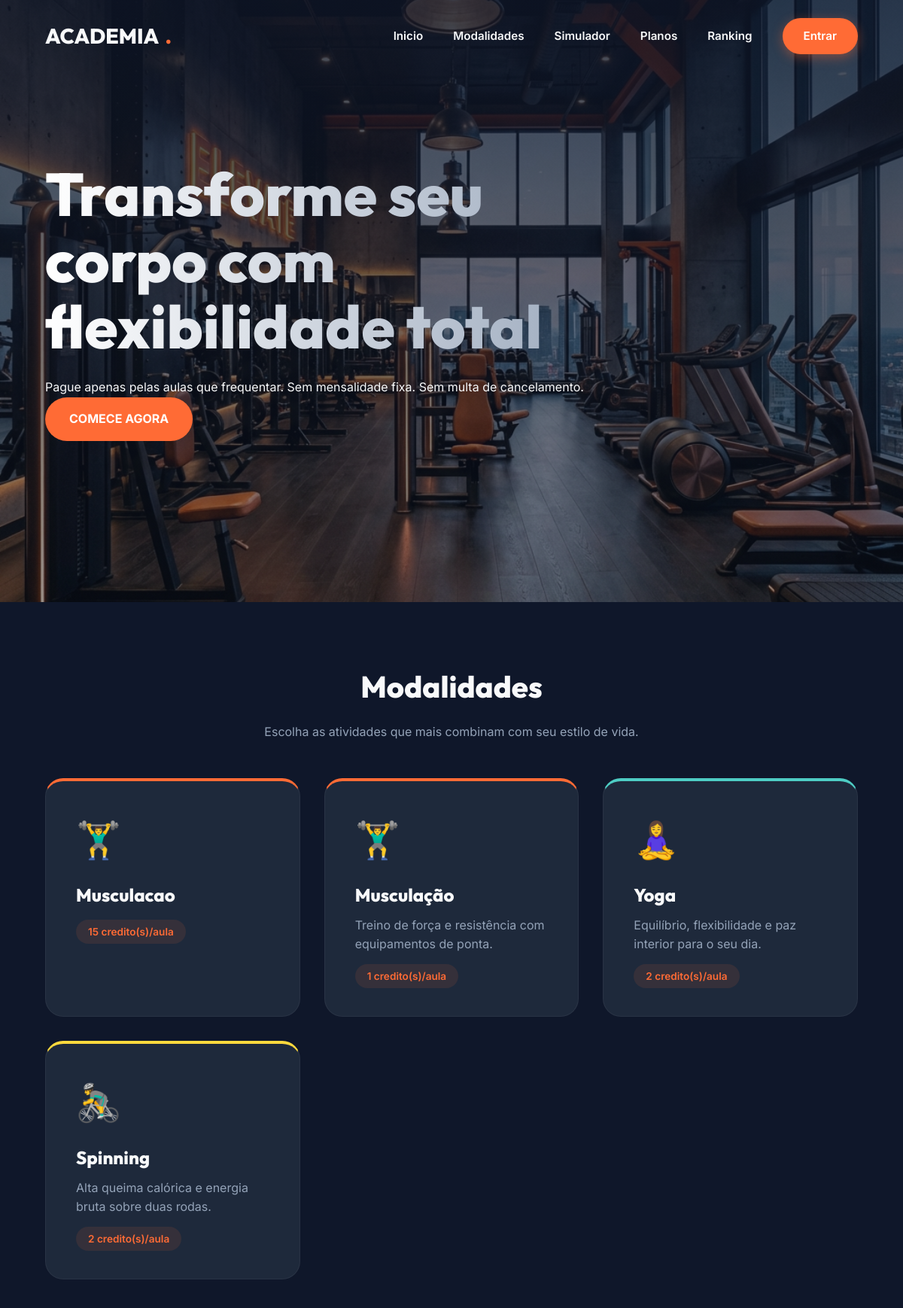
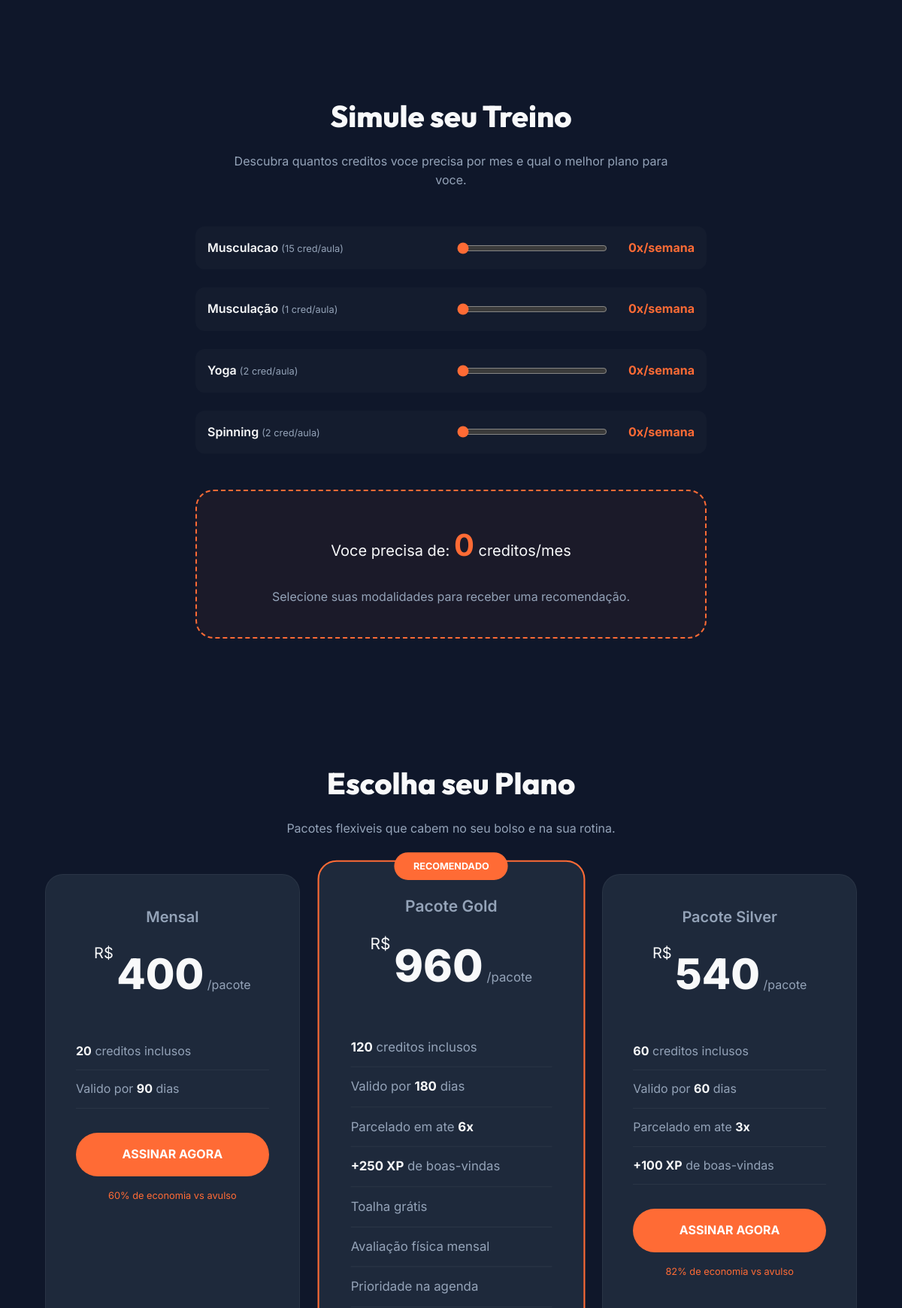
The page / (upper part) on the database its author committed (2 pictures, top to bottom).
### app/models/modality.py (models this page shows, shortened)
class Modality(db.Model):
    __tablename__ = 'modalities'
    id = db.Column(db.Integer, primary_key=True)
    name = db.Column(db.String(100), nullable=False)
    description = db.Column(db.Text)
    color = db.Column(db.String(7), default='#FF6B35')
    icon = db.Column(db.String(50))  # Emoji ou FontAwesome
    is_active = db.Column(db.Boolean, default=True)
    credits_cost = db.Column(db.Integer, default=1, nullable=False)
    created_at = db.Column(db.DateTime, default=datetime.utcnow)
    updated_at = db.Column(db.DateTime, default=datetime.utcnow, onupdate=datetime.utcnow)
    schedules = db.relationship('ClassSchedule', backref='modality', lazy=True)

### app/models/package.py (models this page shows, shortened)
class Package(db.Model):
    __tablename__ = 'packages'
    id = db.Column(db.Integer, primary_key=True)
    name = db.Column(db.String(100), nullable=False)
    description = db.Column(db.Text)
    credits = db.Column(db.Integer, nullable=False)
    price = db.Column(db.Numeric(10, 2), nullable=False)
    installments = db.Column(db.Integer, default=1)  # Quantas parcelas
    installment_price = db.Column(db.Numeric(10, 2))  # Preco por parcela
    validity_days = db.Column(db.Integer, nullable=False)  # Ex: 90 dias
    photo_url = db.Column(db.String(255))
    color = db.Column(db.String(7), default='#FF6B35')
    is_featured = db.Column(db.Boolean, default=False)  # Destaque
    display_order = db.Column(db.Integer, default=0)
    extra_benefits = db.Column(db.JSON)  # Ex: ["Toalha gratis", "Garrafinha"]
    is_recurring = db.Column(db.Boolean, default=False)  # Se é pacote recorrente
    recurring_interval_days = db.Column(db.Integer, default=30)  # Intervalo entre cobranças
    welcome_xp_bonus = db.Column(db.Integer, default=0)  # Bônus XP na primeira compra
    is_active = db.Column(db.Boolean, default=True)
    created_at = db.Column(db.DateTime, default=datetime.utcnow)
    updated_at = db.Column(db.DateTime, default=datetime.utcnow, onupdate=datetime.utcnow)
    subscriptions = db.relationship('Subscription', backref='package', lazy=True)
    @property
    def price_per_credit(self):
        return float(self.price) / self.credits
    @property
    def discount_percent(self):
        base_price = 50.0
        discount = ((base_price - self.price_per_credit) / base_price) * 100
        return max(0, round(discount))

### app/routes/marketing.py (the view)
@marketing_bp.route('/')
def index():
    packages = Package.query.filter_by(is_active=True).order_by(Package.display_order).all()
    modalities = Modality.query.filter_by(is_active=True).all()
    top_users = User.query.filter_by(role='student', is_active=True)\
        .order_by(User.xp.desc()).limit(10).all()
    total_xp = db.session.query(func.sum(User.xp)).filter(User.role == 'student').scalar() or 0
    packages_json = []
    for p in packages:
        packages_json.append({
            'id': p.id,
            'name': p.name,
            'credits': p.credits,
            'price': float(p.price),
            'installments': p.installments,
            'installment_price': float(p.installment_price) if p.installment_price else 0
        })
    return render_template(
        'marketing/index.html',
        packages=packages,
        packages_json=packages_json,
        modalities=modalities,
        top_users=top_users,
        total_xp=total_xp,
        anonymize_name=anonymize_name
    )

### app/routes/marketing.py (called while the page is built)
def anonymize_name(name):
    if not name:
        return ""
    name = name.strip()
    if len(name) <= 2:
        return name[0] + "*" * (len(name)-1)
    return name[0] + "*" * 5 + name[-1]

### app/templates/marketing/index.html (shortened to what this page needs)
<!DOCTYPE html>
<html lang="pt-br">
<head>
</head>
<body>
    <nav id="navbar">
        <a href="/" class="logo">ACADEMIA<span>.</span></a>
        <div class="nav-links">
            <a href="#hero">Inicio</a>
            <a href="#modalidades">Modalidades</a>
            <a href="#simulador">Simulador</a>
            <a href="#planos">Planos</a>
            <a href="#ranking">Ranking</a>
            <a href="{{ url_for('auth.login') }}" class="btn-login">Entrar</a>
        </div>
    </nav>
    <section id="hero">
        <div class="hero-content">
            <h1>Transforme seu corpo com flexibilidade total</h1>
            <p>Pague apenas pelas aulas que frequentar. Sem mensalidade fixa. Sem multa de cancelamento.</p>
            <a href="{{ url_for('auth.register') }}" class="btn-primary">COMECE AGORA</a>
        </div>
    </section>
    <section id="modalidades">
        <div class="section-header">
            <h2>Modalidades</h2>
            <p>Escolha as atividades que mais combinam com seu estilo de vida.</p>
        </div>
        <div class="modalities-grid">
            {% for modality in modalities %}
            <div class="modality-card" style="--modality-color: {{ modality.color }};">
                <span class="modality-icon">
                    {% if modality.icon %}
                        {{ modality.icon }}
                    {% else %}
                        {% if modality.name == 'Musculacao' %}
                            🏋️‍♂️
                        {% elif modality.name == 'Yoga' %}
                            🧘‍♀️
                        {% elif modality.name == 'Spinning' %}
                            🚴‍♂️
                        {% elif modality.name == 'Boxe' %}
                            🥊
                        {% elif modality.name == 'Crossfit' %}
                            🔥
                        {% elif modality.name == 'Pilates' %}
                            🤸
                        {% else %}
                            💪
                        {% endif %}
                    {% endif %}
                </span>
                <h3>{{ modality.name }}</h3>
                <p>{{ modality.description }}</p>
                <span class="modality-badge">{{ modality.credits_cost }} credito(s)/aula</span>
            </div>
            {% endfor %}
        </div>
    </section>
    <section id="simulador">
        <div class="section-header">
            <h2>Simule seu Treino</h2>
            <p>Descubra quantos creditos voce precisa por mes e qual o melhor plano para voce.</p>
        </div>
        <div class="ranking-container" style="max-width: 800px;">
            <div class="simulator-controls" style="display: grid; gap: 1.5rem; margin-bottom: 3rem;">
                {% for modality in modalities %}
                <div class="simulator-row" data-modality-id="{{ modality.id }}" data-cost="{{ modality.credits_cost }}"
                    style="display: grid; grid-template-columns: 1fr 200px 100px; align-items: center; gap: 1rem; padding: 1rem; background: rgba(255,255,255,0.02); border-radius: 12px;">
                    <label style="font-weight: 600;">
                        {{ modality.name }}
                        <span style="font-weight: normal; font-size: 0.8rem; color: var(--text-secondary);">({{ modality.credits_cost }} cred/aula)</span>
                    </label>
                    <input type="range" min="0" max="7" value="0" class="modality-slider" style="accent-color: var(--accent); cursor: pointer;">
                    <span class="frequency-display" style="text-align: right; font-weight: 700; color: var(--accent);">0x/semana</span>
                </div>
                {% endfor %}
            </div>
            <div id="simulator-result" style="text-align: center; padding: 2.5rem; background: rgba(255, 107, 53, 0.05); border: 2px dashed var(--accent); border-radius: 24px;">
                <p style="font-size: 1.25rem; margin-bottom: 1.5rem;">Voce precisa de: <strong id="total-credits" style="font-size: 2.5rem; color: var(--accent);">0</strong> creditos/mes</p>
                <div id="recommendation-content">
                </div>
            </div>
        </div>
    </section>
    <section id="planos">
        <div class="section-header">
            <h2>Escolha seu Plano</h2>
            <p>Pacotes flexiveis que cabem no seu bolso e na sua rotina.</p>
        </div>
        <div class="plans-grid">
            {% for package in packages %}
            <div class="plan-card {{ 'featured' if package.is_featured }}">
                {% if package.is_featured %}
                <div class="featured-badge">RECOMENDADO</div>
                {% endif %}
                <span class="plan-name">{{ package.name }}</span>
                <div class="plan-price">
                    <span class="price-currency">R$</span>
                    <span class="price-value">{{ package.price|int }}</span>
                    <span class="price-period">/pacote</span>
                </div>
                <ul class="plan-features">
                    <li><strong>{{ package.credits }}</strong> creditos inclusos</li>
                    <li>Valido por <strong>{{ package.validity_days }}</strong> dias</li>
                    {% if package.installments > 1 %}
                    <li>Parcelado em ate <strong>{{ package.installments }}x</strong></li>
                    {% endif %}
                    {% if (package.welcome_xp_bonus or 0) > 0 %}
                    <li><strong>+{{ package.welcome_xp_bonus }} XP</strong> de boas-vindas</li>
                    {% endif %}
                    {% if package.extra_benefits %}
                        {% for benefit in package.extra_benefits %}
                        <li>{{ benefit }}</li>
                        {% endfor %}
                    {% endif %}
                </ul>
                <a href="{{ url_for('shop.checkout', package_id=package.id) }}" class="btn-plan">ASSINAR AGORA</a>
                {% if package.discount_percent > 0 %}
                <p style="text-align: center; font-size: 0.8rem; color: var(--accent); margin-top: 1rem;">{{ package.discount_percent }}% de economia vs avulso</p>
                {% endif %}
            </div>
            {% endfor %}
        </div>
    </section>
</body>
</html>

### app/templates/marketing/index.html (style rules this page uses)
:root { --bg-dark: #0f172a; --bg-card: #1e293b; --accent: #ff6b35; --accent-glow: rgba(255, 107, 53, 0.4); --text-main: #f8f9fa; --text-secondary: #94a3b8; --glass: rgba(30, 41, 59, 0.7); --transition: all 0.3s cubic-bezier(0.4, 0, 0.2, 1); }
* { margin: 0; padding: 0; box-sizing: border-box; }
html { scroll-behavior: smooth; }
body { font-family: 'Inter', sans-serif; background-color: var(--bg-dark); color: var(--text-main); line-height: 1.6; overflow-x: hidden; }
h1, h2, h3 { font-family: 'Outfit', sans-serif; font-weight: 800; }
nav { position: fixed; top: 0; width: 100%; padding: 1.5rem 5%; display: flex; justify-content: space-between; align-items: center; z-index: 1000; transition: var(--transition); }
.logo { font-family: 'Outfit', sans-serif; font-size: 1.75rem; font-weight: 800; color: var(--text-main); text-decoration: none; display: flex; align-items: center; gap: 0.5rem; }
.logo span { color: var(--accent); }
.nav-links { display: flex; gap: 2.5rem; align-items: center; }
.nav-links a { color: var(--text-main); text-decoration: none; font-weight: 600; font-size: 0.95rem; transition: var(--transition); }
.btn-login { background: var(--accent); padding: 0.75rem 1.75rem; border-radius: 50px; color: white !important; box-shadow: 0 4px 15px var(--accent-glow); }
#hero { height: 100vh; position: relative; display: flex; align-items: center; padding: 0 5%; background: linear-gradient(rgba(15, 23, 42, 0.8), rgba(15, 23, 42, 0.4)), url('/static/img/hero.png'); background-size: cover; background-position: center; }
.hero-content { max-width: 800px; z-index: 1; }
.hero-content h1 { font-size: clamp(3rem, 8vw, 5rem); line-height: 1.1; margin-bottom: 1.5rem; background: linear-gradient(to right, #fff, #94a3b8); -webkit-background-clip: text; background-clip: text; -webkit-text-fill-color: transparent; }
.modality-card { background: var(--bg-card); padding: 2.5rem; border-radius: 24px; border: 1px solid rgba(255, 255, 255, 0.05); transition: var(--transition); position: relative; overflow: hidden; border-top: 4px solid var(--modality-color, var(--accent)); }
.section-header { text-align: center; margin-bottom: 3rem; }
.section-header h2 { font-size: 2.5rem; margin-bottom: 1rem; }
.section-header p { color: var(--text-secondary); max-width: 600px; margin: 0 auto; }
.modalities-grid { display: grid; grid-template-columns: repeat(auto-fit, minmax(280px, 1fr)); gap: 2rem; padding: 0 5%; max-width: 1400px; margin: 0 auto; }
.modality-icon { font-size: 3rem; display: block; margin-bottom: 1rem; }
.modality-card h3 { font-size: 1.5rem; margin-bottom: 0.5rem; }
.modality-card p { color: var(--text-secondary); margin-bottom: 1rem; }
.modality-badge { background: rgba(255, 107, 53, 0.1); color: var(--accent); padding: 0.5rem 1rem; border-radius: 50px; font-size: 0.85rem; font-weight: 600; }
section { padding: 5rem 0; }
.ranking-container { max-width: 900px; margin: 0 auto; padding: 0 5%; }
.plans-grid { display: grid; grid-template-columns: repeat(auto-fit, minmax(300px, 1fr)); gap: 2rem; padding: 0 5%; max-width: 1200px; margin: 0 auto; }
.plan-card { background: var(--bg-card); padding: 2.5rem; border-radius: 24px; border: 1px solid rgba(255, 255, 255, 0.05); position: relative; text-align: center; }
.plan-card.featured { border: 2px solid var(--accent); transform: scale(1.05); }
.featured-badge { position: absolute; top: -12px; left: 50%; transform: translateX(-50%); background: var(--accent); color: white; padding: 0.5rem 1.5rem; border-radius: 50px; font-size: 0.75rem; font-weight: 700; }
.plan-name { display: block; font-size: 1.25rem; font-weight: 600; margin-bottom: 1rem; color: var(--text-secondary); }
.plan-price { margin-bottom: 2rem; }
.price-currency { font-size: 1.25rem; vertical-align: top; }
.price-value { font-size: 3.5rem; font-weight: 800; }
.price-period { color: var(--text-secondary); }
.plan-features { list-style: none; margin-bottom: 2rem; text-align: left; }
.plan-features li { padding: 0.75rem 0; border-bottom: 1px solid rgba(255, 255, 255, 0.05); color: var(--text-secondary); }
.plan-features li strong { color: var(--text-main); }
.btn-plan { display: block; background: var(--accent); color: white; padding: 1rem 2rem; border-radius: 50px; text-decoration: none; font-weight: 700; transition: var(--transition); }
.btn-primary { display: inline-block; background: var(--accent); color: white; padding: 1rem 2rem; border-radius: 50px; text-decoration: none; font-weight: 700; transition: var(--transition); }

### rows shown on the page
Modality: name "Musculacao", credits_cost "15"
Modality: icon "🏋️‍♂️", name "Musculação", description "Treino de força e resistência com equipamentos de ponta.", credits_cost "1"
Modality: icon "🧘‍♀️", name "Yoga", description "Equilíbrio, flexibilidade e paz interior para o seu dia.", credits_cost "2"
Modality: icon "🚴‍♂️", name "Spinning", description "Alta queima calórica e energia bruta sobre duas rodas.", credits_cost "2"
Package: name "Mensal", price "400", credits "20", validity_days "90", discount_percent "60"
Package: is_featured "RECOMENDADO", name "Pacote Gold", price "960", credits "120", validity_days "180", installments "6", welcome_xp_bonus "250", extra_benefits "Toalha grátis" "Avaliação física mensal" "Prioridade na agenda"
Package: name "Pacote Silver", price "540", credits "60", validity_days "60", installments "3", welcome_xp_bonus "100", discount_percent "82"
